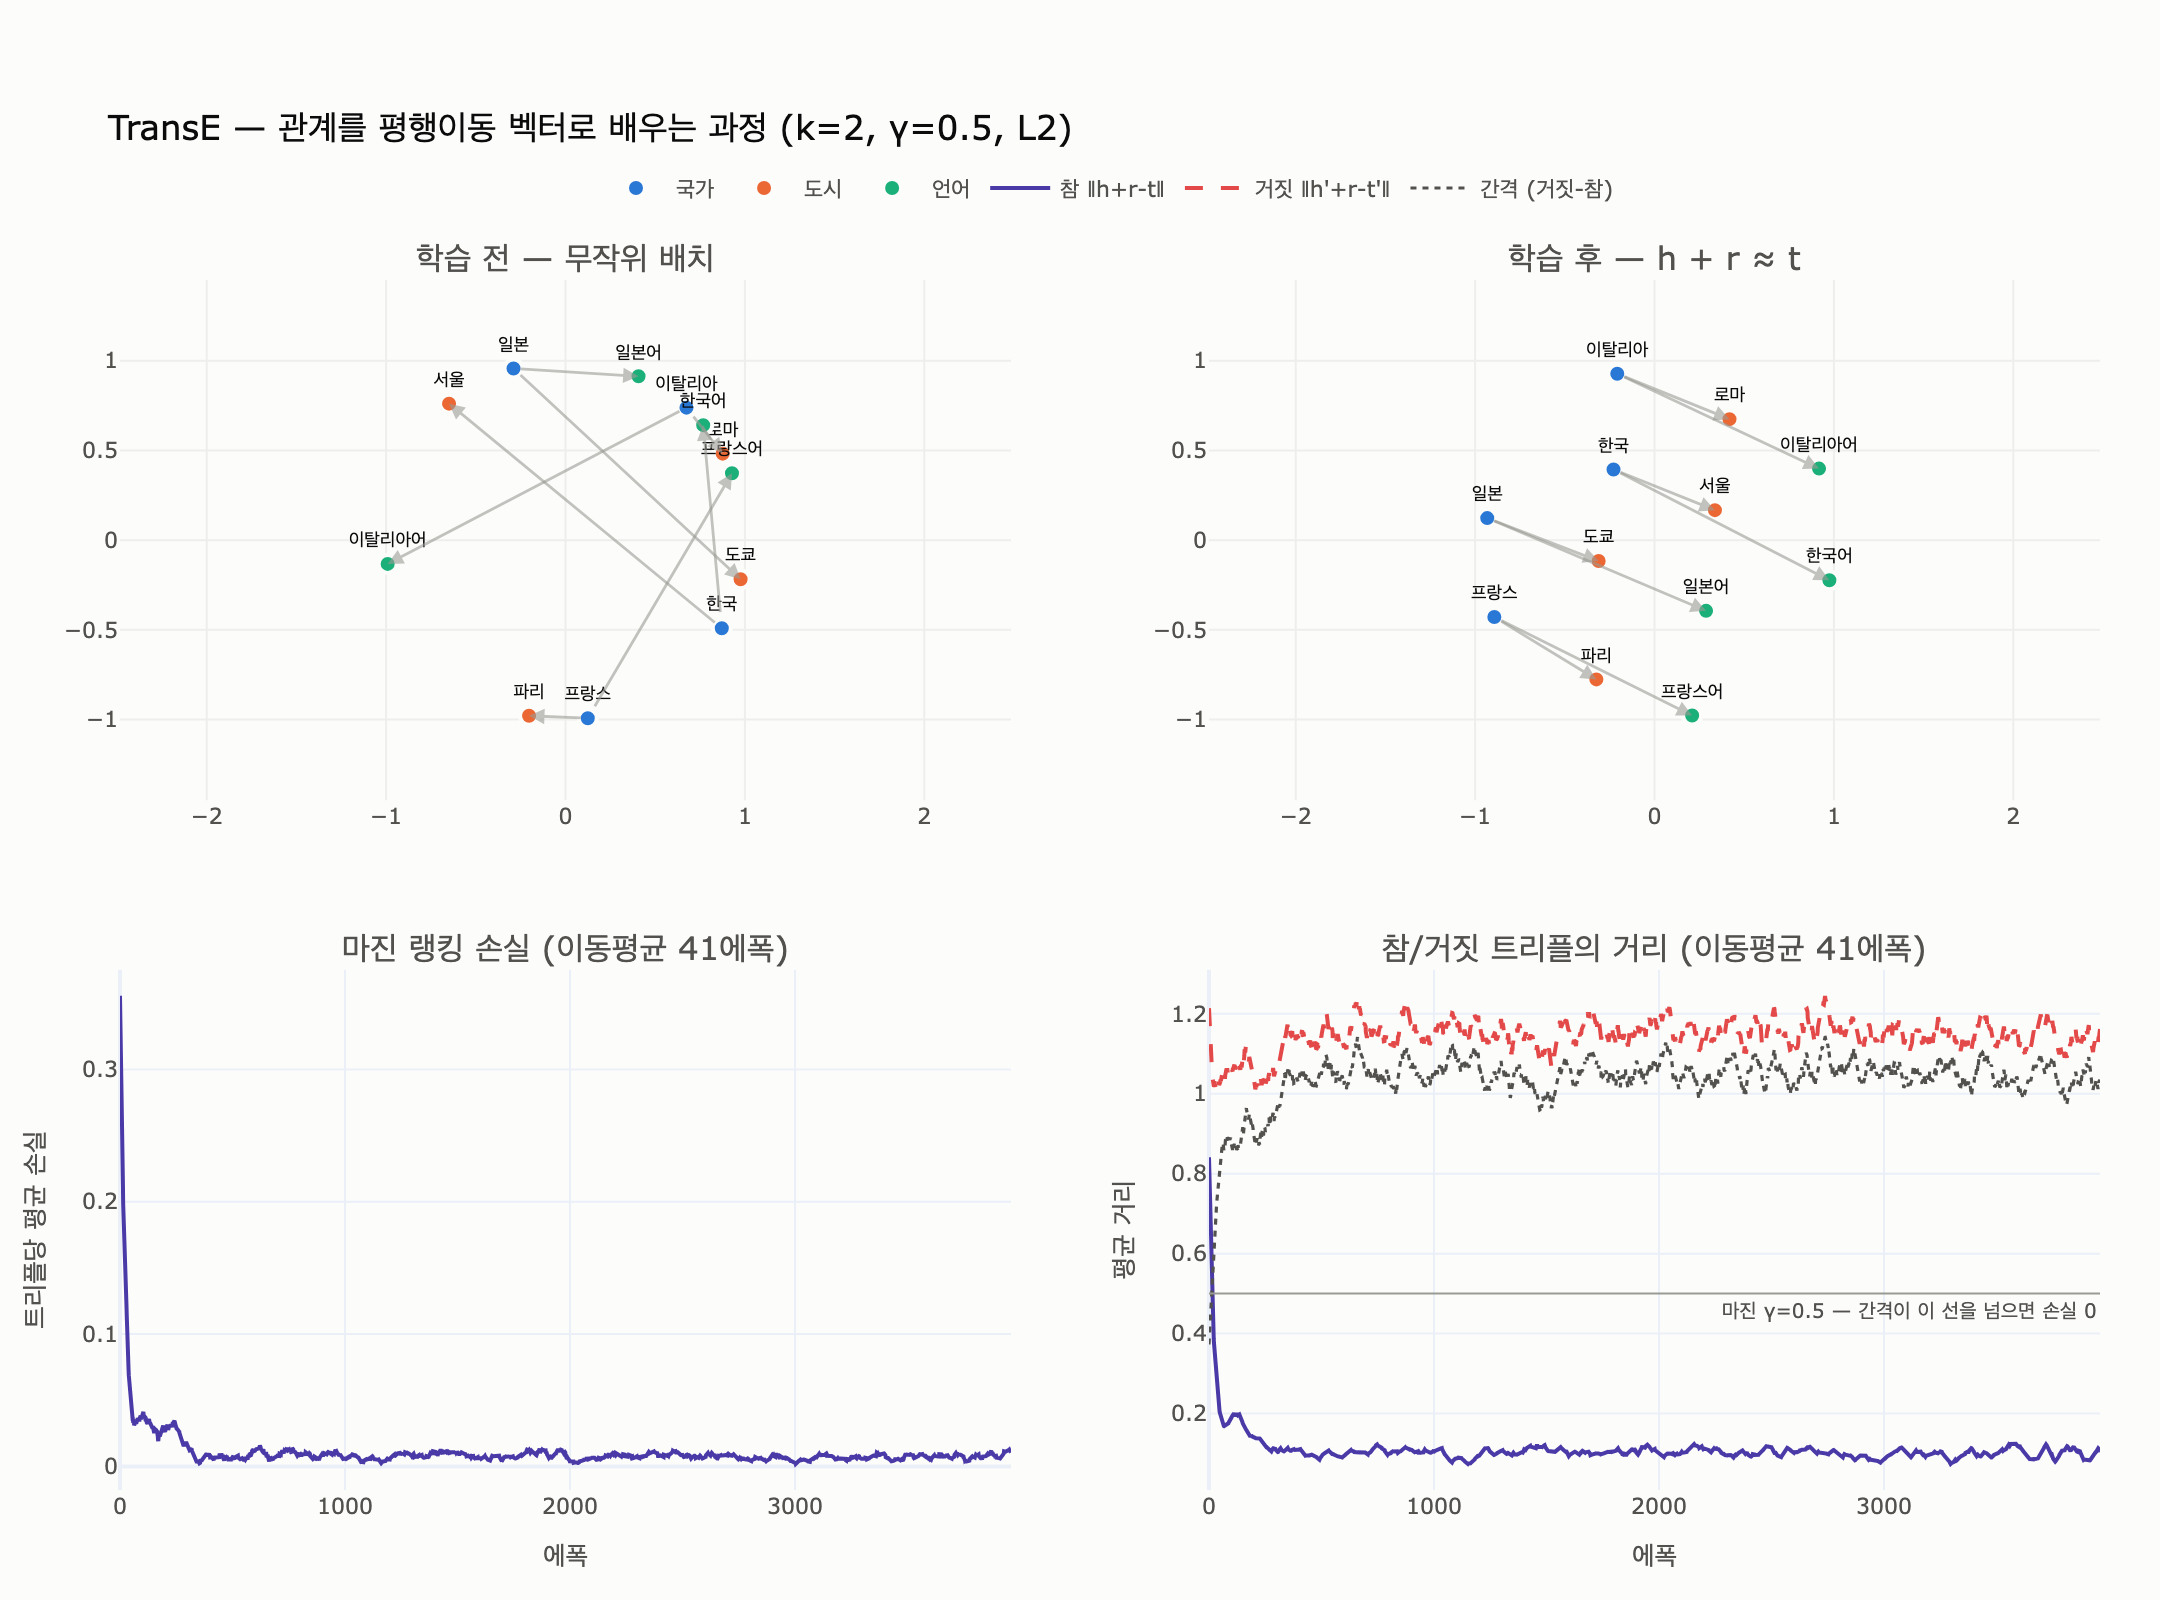

This figure's Python source:
# %% [markdown]
# # TransE 를 직접 학습시켜 보기
#
# **카드 질문**: 지식 그래프 임베딩의 대표 1차 출처는 무엇인가?
# **답**: TransE 논문 — *Translating Embeddings for Modeling Multi-relational Data*, NIPS 2013.
#
# 이 스크립트는 출처를 외우는 대신 **그 논문이 실제로 무엇을 하는 모델인지**를 코드로 만든다.
#
# TransE 의 주장은 한 줄이다.
#
# $$\mathbf{h} + \mathbf{r} \approx \mathbf{t}$$
#
# 관계를 «행렬»이나 «신경망»이 아니라 **좌표계 위의 평행이동 벡터**로 본다.
# 그래서 `(한국, 수도, 서울)` 이 참이면 `서울 - 한국` 이 곧 관계 `수도` 의 벡터가 된다.
#
# 필요 패키지: numpy, plotly, kaleido  (`pip install numpy plotly kaleido`)

# %%
import numpy as np
import plotly.graph_objects as go
from plotly.subplots import make_subplots

SEED = 42


def _show(fig):
    try:
        from IPython import get_ipython
        if get_ipython() is not None:  # VSCode 셀/Jupyter에서만 렌더링
            fig.show()
    except ImportError:
        pass


# dataviz 검증 통과 팔레트 (light surface #fcfcfb, all-pairs)
C_BLUE, C_ORANGE, C_AQUA = "#2a78d6", "#eb6834", "#1baf7a"
C_VIOLET, C_RED = "#4a3aa7", "#e34948"
INK, INK2, SURFACE = "#0b0b0b", "#52514e", "#fcfcfb"

print("numpy", np.__version__)
# 출력: numpy 2.0.2

# %% [markdown]
# ## 1. 아주 작은 지식 그래프
#
# 트리플 8개, 엔티티 12개, 관계 2개. 손으로 따라갈 수 있는 크기다.
#
# 이 그래프는 일부러 **1대1 관계만** 넣었다. TransE 가 가장 잘 도는 조건이다.
# 3절에서 이 조건을 깨면 무슨 일이 나는지 본다.

# %%
KG = [
    ("한국", "수도", "서울"),
    ("일본", "수도", "도쿄"),
    ("프랑스", "수도", "파리"),
    ("이탈리아", "수도", "로마"),
    ("한국", "공용어", "한국어"),
    ("일본", "공용어", "일본어"),
    ("프랑스", "공용어", "프랑스어"),
    ("이탈리아", "공용어", "이탈리아어"),
]

TYPE_OF = {
    "한국": "국가", "일본": "국가", "프랑스": "국가", "이탈리아": "국가",
    "서울": "도시", "도쿄": "도시", "파리": "도시", "로마": "도시",
    "한국어": "언어", "일본어": "언어", "프랑스어": "언어", "이탈리아어": "언어",
}

ENTS = sorted({h for h, _, _ in KG} | {t for _, _, t in KG})
RELS = sorted({r for _, r, _ in KG})
print(f"엔티티 {len(ENTS)}개: {ENTS}")
print(f"관계 {len(RELS)}개: {RELS}")
print(f"트리플 {len(KG)}개")
# 출력: 엔티티 12개: ['도쿄', '로마', '서울', '이탈리아', '이탈리아어', '일본', '일본어', '파리', '프랑스', '프랑스어', '한국', '한국어']
# 출력: 관계 2개: ['공용어', '수도']
# 출력: 트리플 8개

# %% [markdown]
# ## 2. 점수 함수 · 손실 · 네거티브 샘플링
#
# ### 점수(비유사도) 함수
#
# $$d(h, r, t) = \lVert \mathbf{h} + \mathbf{r} - \mathbf{t} \rVert_{1\;\text{or}\;2}$$
#
# 값이 **작을수록** 참에 가깝다. 논문은 $L_1$ 과 $L_2$ 중 검증셋으로 고른다.
#
# ### 마진 랭킹 손실 (margin ranking loss)
#
# $$\mathcal{L} = \sum_{(h,r,t)\in S}\ \sum_{(h',r,t')\in S'_{(h,r,t)}}
# \big[\, \gamma + d(h,r,t) - d(h',r,t') \,\big]_+$$
#
# $[x]_+ = \max(0, x)$. 참 트리플이 거짓 트리플보다 **적어도 마진 $\gamma$ 만큼**
# 가까우면 그 항은 0이 된다. 절대적인 거리를 맞추는 게 아니라 **순위**만 맞춘다.
# 링크 예측이 랭킹 문제라서 그렇다.
#
# ### 네거티브 샘플링
#
# 지식 그래프에는 «참» 트리플만 있다. 거짓 예시가 없으면 모든 벡터를 0으로 만드는 게 최적이다.
# 그래서 참 트리플의 머리 **또는** 꼬리 하나를 무작위 엔티티로 갈아끼워 거짓을 만든다.
#
# $$S'_{(h,r,t)} = \{(h',r,t)\ |\ h' \in E\} \cup \{(h,r,t')\ |\ t' \in E\}$$
#
# 관계는 갈아끼우지 않는다.
#
# ### 노름 제약
#
# 손실은 «참을 가깝게» 하는 대신 «거짓을 멀게» 해서도 줄어든다.
# 제약이 없으면 모델이 엔티티 벡터의 크기만 무한히 키워서 손실을 줄인다(꼼수).
# 그래서 논문은 매 배치마다 엔티티 임베딩을 $\lVert \mathbf{e} \rVert_2 = 1$ 로 되돌린다.
# 관계 벡터에는 제약을 걸지 않는다.

# %%
def train_transe(triples, dim=2, margin=1.0, lr=0.05, epochs=3000,
                 seed=SEED, p=2, track=None):
    """TransE. 논문 Algorithm 1 을 전배치 경사하강으로 줄인 것."""
    rng = np.random.default_rng(seed)
    ents = sorted({h for h, _, _ in triples} | {t for _, _, t in triples})
    rels = sorted({r for _, r, _ in triples})
    ei = {e: i for i, e in enumerate(ents)}
    ri = {r: i for i, r in enumerate(rels)}

    # 초기화: Uniform(-6/sqrt(k), 6/sqrt(k)) 뒤 정규화 (논문 Algorithm 1)
    b = 6.0 / np.sqrt(dim)
    E = rng.uniform(-b, b, (len(ents), dim))
    R = rng.uniform(-b, b, (len(rels), dim))
    R /= np.linalg.norm(R, axis=1, keepdims=True)

    idx = np.array([[ei[h], ri[r], ei[t]] for h, r, t in triples])
    known = {tuple(row) for row in idx.tolist()}
    E0 = None
    hist = {"loss": [], "d_pos": [], "d_neg": [], "extra": []}

    def dist(a):
        return np.linalg.norm(a, ord=p)

    for ep in range(epochs + 1):
        # 노름 제약: 엔티티만 단위 구 «안»으로 되돌린다.
        # 논문은 ‖e‖=1 로 붙이지만, k=2 에서 그러면 모든 점이 원 위에 갇혀
        # 평행이동 구조를 그릴 자리가 없다. 여기서는 흔히 쓰는 ‖e‖<=1 변형을 쓴다.
        E /= np.maximum(np.linalg.norm(E, axis=1, keepdims=True), 1.0)
        if ep == 0:
            E0 = E.copy()

        # 네거티브 샘플링: 머리 또는 꼬리 하나를 바꾼다
        neg = idx.copy()
        for k in range(len(neg)):
            for _ in range(20):
                cand = neg[k].copy()
                side = 0 if rng.random() < 0.5 else 2
                cand[side] = rng.integers(len(ents))
                if tuple(cand.tolist()) not in known:
                    neg[k] = cand
                    break

        gE, gR = np.zeros_like(E), np.zeros_like(R)
        loss, dp_sum, dn_sum = 0.0, 0.0, 0.0
        for (h, r, t), (hn, rn, tn) in zip(idx, neg):
            vp = E[h] + R[r] - E[t]
            vn = E[hn] + R[rn] - E[tn]
            dp, dn = dist(vp), dist(vn)
            dp_sum, dn_sum = dp_sum + dp, dn_sum + dn
            m = margin + dp - dn
            if m > 0:
                loss += m
                # d/dx ||x||_2 = x/||x|| ,  d/dx ||x||_1 = sign(x)
                up = vp / max(dp, 1e-12) if p == 2 else np.sign(vp)
                un = vn / max(dn, 1e-12) if p == 2 else np.sign(vn)
                gE[h] += up; gR[r] += up; gE[t] -= up
                gE[hn] -= un; gR[rn] -= un; gE[tn] += un

        n = len(idx)
        hist["loss"].append(loss / n)
        hist["d_pos"].append(dp_sum / n)
        hist["d_neg"].append(dn_sum / n)
        if track is not None:
            hist["extra"].append(track(E, R, ei, ri))

        if ep < epochs:
            E -= lr * gE
            R -= lr * gR

    return {"E": E, "R": R, "E0": E0, "ents": ents, "rels": rels,
            "ei": ei, "ri": ri, "hist": hist}


# %% [markdown]
# ## 3. 학습시켜 보기
#
# 시각화를 위해 차원 $k=2$ 로 둔다. $L_2$ 거리, 학습률 0.05, 4000 에폭.
#
# 마진은 $\gamma=0.5$ 로 둔다. 반지름 1인 원 안에 엔티티 12개를 넣어야 해서
# 좌표가 비좁기 때문이다. 고차원에서는 $\gamma=1$ 도 문제없다(6절에서 확인).

# %%
m = train_transe(KG, dim=2, margin=0.5, lr=0.05, epochs=4000)
h = m["hist"]

print(f"손실     {h['loss'][0]:.4f} → {h['loss'][-1]:.4f}")
print(f"참 거리   {h['d_pos'][0]:.4f} → {h['d_pos'][-1]:.4f}   (‖h+r-t‖, 작을수록 좋다)")
print(f"거짓 거리 {h['d_neg'][0]:.4f} → {h['d_neg'][-1]:.4f}   (클수록 좋다)")
print(f"간격     {h['d_neg'][-1] - h['d_pos'][-1]:.4f}   (마진 0.5 이상이면 손실 0)")
# 출력: 손실     0.3948 → 0.0000
# 출력: 참 거리   1.6287 → 0.1544   (‖h+r-t‖, 작을수록 좋다)
# 출력: 거짓 거리 1.8561 → 1.5794   (클수록 좋다)
# 출력: 간격     1.4249   (마진 0.5 이상이면 손실 0)

# %% [markdown]
# ### h + r ≈ t 가 정말 생겼나
#
# 트리플마다 $\lVert \mathbf{h}+\mathbf{r}-\mathbf{t} \rVert$ 를 학습 전후로 찍어 본다.

# %%
E, R, ei, ri = m["E"], m["R"], m["ei"], m["ri"]
E0 = m["E0"]


def resid(Emat, hh, rr, tt):
    return float(np.linalg.norm(Emat[ei[hh]] + R[ri[rr]] - Emat[ei[tt]]))


print(f"{'트리플':<34}{'학습 전':>9}{'학습 후':>9}")
for hh, rr, tt in KG:
    print(f"({hh}, {rr}, {tt})".ljust(34)
          + f"{resid(E0, hh, rr, tt):>9.3f}{resid(E, hh, rr, tt):>9.3f}")
# 출력: 트리플                                    학습 전     학습 후
# 출력: (한국, 수도, 서울)                          2.745    0.221
# 출력: (일본, 수도, 도쿄)                          0.967    0.194
# 출력: (프랑스, 수도, 파리)                         1.072    0.116
# 출력: (이탈리아, 수도, 로마)                        0.479    0.180
# 출력: (한국, 공용어, 한국어)                        2.229    0.051
# 출력: (일본, 공용어, 일본어)                        0.809    0.150
# 출력: (프랑스, 공용어, 프랑스어)                      2.073    0.161
# 출력: (이탈리아, 공용어, 이탈리아어)                    2.885    0.164

# %% [markdown]
# ### 관계 벡터는 하나뿐이다
#
# 학습된 `수도` 벡터 하나가 4개 나라 모두를 자기 수도로 옮긴다.
# 나라마다 다른 규칙을 배운 게 아니다. **평행이동 한 번**이다.

# %%
r_cap = R[ri["수도"]]
print(f"학습된 r_수도 = {np.round(r_cap, 3)}   ‖r‖={np.linalg.norm(r_cap):.3f}\n")
for c, city in [("한국", "서울"), ("일본", "도쿄"), ("프랑스", "파리"), ("이탈리아", "로마")]:
    diff = E[ei[city]] - E[ei[c]]
    print(f"  {city} - {c} = {np.round(diff, 3)}   r_수도와의 차 {np.linalg.norm(diff - r_cap):.3f}")
# 출력: 학습된 r_수도 = [ 0.648 -0.431]   ‖r‖=0.779
# 출력:
# 출력:   서울 - 한국 = [ 0.565 -0.227]   r_수도와의 차 0.221
# 출력:   도쿄 - 일본 = [ 0.621 -0.239]   r_수도와의 차 0.194
# 출력:   파리 - 프랑스 = [ 0.569 -0.347]   r_수도와의 차 0.116
# 출력:   로마 - 이탈리아 = [ 0.626 -0.253]   r_수도와의 차 0.180

# %% [markdown]
# ## 4. 링크 예측 — 논문이 실제로 재는 것
#
# $(h, r, ?)$ 의 물음표 자리에 모든 엔티티를 넣어 보고 $d(h,r,t')$ 로 **정렬**한다.
# 정답의 순위가 곧 지표다. TransE 논문이 쓰는 지표:
#
# - **Mean rank**: 정답 순위의 평균 (낮을수록 좋다)
# - **Hits@10**: 정답이 상위 10위 안에 든 비율
# - **filtered 설정**: 후보 중 «학습셋에 이미 있는 다른 참 트리플»은 빼고 센다.
#   이 filtered 개념을 처음 제안한 것도 이 논문이다.

# %%
def rank_tails(hh, rr, topk=5):
    d = np.linalg.norm(E[ei[hh]] + R[ri[rr]] - E, ord=2, axis=1)
    order = np.argsort(d)
    return [(m["ents"][i], float(d[i])) for i in order[:topk]]


for q in [("프랑스", "수도"), ("일본", "공용어")]:
    print(f"({q[0]}, {q[1]}, ?)")
    for name, d in rank_tails(*q):
        print(f"    {d:.3f}  {name}")
# 출력: (프랑스, 수도, ?)
# 출력:     0.116  파리
# 출력:     0.469  프랑스어
# 출력:     0.707  일본어
# 출력:     0.747  도쿄
# 출력:     0.779  프랑스
# 출력: (일본, 공용어, ?)
# 출력:     0.150  일본어
# 출력:     0.439  프랑스어
# 출력:     0.647  파리
# 출력:     0.713  서울
# 출력:     0.730  도쿄

# %%
ranks = []
for hh, rr, tt in KG:
    d = np.linalg.norm(E[ei[hh]] + R[ri[rr]] - E, ord=2, axis=1)
    ranks.append(int((d < d[ei[tt]]).sum()) + 1)
ranks = np.array(ranks)
print(f"순위: {ranks.tolist()}")
print(f"Mean rank {ranks.mean():.2f} / Hits@1 {(ranks == 1).mean():.0%} / Hits@3 {(ranks <= 3).mean():.0%}")
# 출력: 순위: [1, 1, 1, 1, 1, 1, 1, 1]
# 출력: Mean rank 1.00 / Hits@1 100% / Hits@3 100%

# %% [markdown]
# ### 차원과 마진의 관계
#
# $k=2$ 는 그림을 그리려고 고른 값이다. 좌표가 비좁아 마진을 못 키운다.
# 차원을 올리면 같은 $\gamma=1$ 에서도 여유 있게 수렴한다.
# 실제 TransE 논문은 $k=20$ 또는 $50$ 을 쓴다.

# %%
print(f"{'k':>4}{'γ':>6}{'최종 손실':>12}{'최대 잔차':>12}{'Hits@1':>9}")
for dim, mg in [(2, 1.0), (2, 0.5), (10, 1.0), (20, 1.0), (50, 1.0)]:
    mm = train_transe(KG, dim=dim, margin=mg, lr=0.05, epochs=4000)
    Em, Rm, eim, rim = mm["E"], mm["R"], mm["ei"], mm["ri"]
    res = [np.linalg.norm(Em[eim[a]] + Rm[rim[b_]] - Em[eim[c]]) for a, b_, c in KG]
    rk = []
    for a, b_, c in KG:
        dd = np.linalg.norm(Em[eim[a]] + Rm[rim[b_]] - Em, axis=1)
        rk.append((dd < dd[eim[c]]).sum() + 1)
    print(f"{dim:>4}{mg:>6.1f}{mm['hist']['loss'][-1]:>12.4f}"
          f"{max(res):>12.3f}{np.mean(np.array(rk) == 1):>9.0%}")
# 출력:    k     γ       최종 손실       최대 잔차   Hits@1
# 출력:    2   1.0      0.1441       0.373      50%
# 출력:    2   0.5      0.0000       0.221     100%
# 출력:   10   1.0      0.0000       0.132     100%
# 출력:   20   1.0      0.0000       0.109     100%
# 출력:   50   1.0      0.0000       0.121     100%

# %% [markdown]
# ## 5. 시각화 — 좌표 위에서 관계가 «화살표»가 되는 과정
#
# 왼쪽 위는 무작위 초기값, 오른쪽 위는 3000 에폭 뒤.
# 학습이 끝나면 `수도` 화살표 4개가 서로 **평행하고 길이도 같아진다**.
# 그게 곧 «관계 하나 = 평행이동 벡터 하나» 라는 뜻이다.

# %%
TYPE_COLOR = {"국가": C_BLUE, "도시": C_ORANGE, "언어": C_AQUA}

fig = make_subplots(
    rows=2, cols=2,
    subplot_titles=("학습 전 — 무작위 배치", "학습 후 — h + r ≈ t",
                    "마진 랭킹 손실 (이동평균 41에폭)",
                    "참/거짓 트리플의 거리 (이동평균 41에폭)"),
    vertical_spacing=0.14, horizontal_spacing=0.10,
)


def draw_space(Emat, row, col, axref, ayref, legend):
    for typ, color in TYPE_COLOR.items():
        pts = [e for e in m["ents"] if TYPE_OF[e] == typ]
        fig.add_trace(go.Scatter(
            x=[Emat[ei[e]][0] for e in pts], y=[Emat[ei[e]][1] for e in pts],
            mode="markers+text", text=pts, textposition="top center",
            textfont=dict(size=9, color=INK),
            marker=dict(size=9, color=color, line=dict(width=2, color=SURFACE)),
            name=typ, legendgroup=typ, showlegend=legend, hoverinfo="text",
        ), row=row, col=col)
    for hh, rr, tt in KG:
        a, b_ = Emat[ei[hh]], Emat[ei[tt]]
        # 화살표는 중립 회색. 색은 «엔티티 종류»에만 쓴다.
        # 어느 관계인지는 화살표가 가리키는 점의 색(도시=수도, 언어=공용어)이 말해 준다.
        fig.add_annotation(
            x=b_[0], y=b_[1], ax=a[0], ay=a[1], xref=axref, yref=ayref,
            axref=axref, ayref=ayref, showarrow=True, arrowhead=2,
            arrowsize=1.1, arrowwidth=1.4, opacity=0.6, arrowcolor="#9a9a94",
        )


draw_space(E0, 1, 1, "x", "y", True)
draw_space(E, 1, 2, "x2", "y2", False)

def smooth(v, w=41):
    """네거티브를 매 에폭 새로 뽑아 곡선이 튄다. 이동평균으로 추세만 남긴다."""
    return np.convolve(np.asarray(v), np.ones(w) / w, mode="valid")


ep = np.arange(len(smooth(h["loss"])))
fig.add_trace(go.Scatter(x=ep, y=smooth(h["loss"]), mode="lines", name="손실",
                         line=dict(color=C_VIOLET, width=2), showlegend=False),
              row=2, col=1)
fig.add_trace(go.Scatter(x=ep, y=smooth(h["d_pos"]), mode="lines", name="참 ‖h+r-t‖",
                         line=dict(color=C_VIOLET, width=2)), row=2, col=2)
fig.add_trace(go.Scatter(x=ep, y=smooth(h["d_neg"]), mode="lines", name="거짓 ‖h'+r-t'‖",
                         line=dict(color=C_RED, width=2, dash="dash")),
              row=2, col=2)
fig.add_trace(go.Scatter(x=ep, y=smooth(np.array(h["d_neg"]) - np.array(h["d_pos"])),
                         mode="lines", name="간격 (거짓-참)",
                         line=dict(color=INK2, width=1.6, dash="dot")),
              row=2, col=2)
fig.add_hline(y=0.5, line=dict(color="#9a9a94", width=1),
              annotation_text="마진 γ=0.5 — 간격이 이 선을 넘으면 손실 0",
              annotation_position="bottom right",
              annotation_font=dict(size=10, color=INK2), row=2, col=2)

fig.update_layout(
    title=dict(text="TransE — 관계를 평행이동 벡터로 배우는 과정 (k=2, γ=0.5, L2)",
               font=dict(size=17, color=INK)),
    template="plotly_white", paper_bgcolor=SURFACE, plot_bgcolor=SURFACE,
    font=dict(color=INK2, size=11), width=1080, height=800,
    legend=dict(orientation="h", y=1.10, x=0.5, xanchor="center",
                bgcolor="rgba(0,0,0,0)"),
    margin=dict(l=60, r=30, t=140, b=55),
)
for r_, c_ in [(1, 1), (1, 2)]:
    fig.update_xaxes(range=[-1.45, 1.45], zeroline=False, showgrid=True,
                     gridcolor="#eeeeec", row=r_, col=c_)
    fig.update_yaxes(range=[-1.45, 1.45], zeroline=False, showgrid=True,
                     gridcolor="#eeeeec", scaleanchor=f"x{'' if c_ == 1 else '2'}",
                     row=r_, col=c_)
fig.update_xaxes(title_text="에폭", row=2, col=1)
fig.update_xaxes(title_text="에폭", row=2, col=2)
fig.update_yaxes(title_text="트리플당 평균 손실", row=2, col=1)
fig.update_yaxes(title_text="평균 거리", row=2, col=2)

fig.write_image("expy.png", scale=2)
_show(fig)
print("expy.png 저장 완료")
# 출력: expy.png 저장 완료

# %% [markdown]
# ## 6. 한계 (1) — 1대다 · 다대1 · 다대다 관계
#
# TransE 의 가정이 곧 한계다. $\mathbf{h}+\mathbf{r} \approx \mathbf{t}$ 는
# 머리와 관계가 정해지면 꼬리가 **한 점으로 정해진다**는 뜻이다.
#
# 1대다 관계 `(한국, 도시, 서울)`, `(한국, 도시, 부산)`, `(한국, 도시, 인천)` 이 함께 참이면
#
# $$\mathbf{서울} \approx \mathbf{한국}+\mathbf{r} \approx \mathbf{부산} \approx \mathbf{인천}$$
#
# 서울·부산·인천이 **같은 자리로 뭉개진다**. 다대1은 머리 쪽이, 다대다는 양쪽이 뭉개진다.
# 실제 지식 그래프에서 1대1 관계는 소수라서, 이게 TransE 성능 상한의 주된 원인이 된다.
#
# 차원을 늘리면 해결될까? 아래는 $k=20$ 으로 돌린다.

# %%
ONE_TO_N = [
    ("한국", "도시", "서울"), ("한국", "도시", "부산"), ("한국", "도시", "인천"),
    ("일본", "도시", "도쿄"), ("일본", "도시", "오사카"), ("일본", "도시", "교토"),
    ("한국", "수도", "서울"), ("일본", "수도", "도쿄"),
]
m2 = train_transe(ONE_TO_N, dim=20, margin=1.0, lr=0.05, epochs=3000)
E2, ei2 = m2["E"], m2["ei"]


def dist2(a, b_):
    return float(np.linalg.norm(E2[ei2[a]] - E2[ei2[b_]]))


print("같은 1대다 묶음 안의 꼬리끼리 (붕괴하면 0에 가까워진다)")
for a, b_ in [("부산", "인천"), ("서울", "부산"), ("서울", "인천"),
              ("오사카", "교토"), ("도쿄", "오사카"), ("도쿄", "교토")]:
    print(f"  ‖{a} - {b_}‖ = {dist2(a, b_):.3f}")
print("\n다른 묶음 사이 (붕괴 안 함 — 비교 기준)")
for a, b_ in [("서울", "도쿄"), ("부산", "오사카"), ("한국", "일본")]:
    print(f"  ‖{a} - {b_}‖ = {dist2(a, b_):.3f}")
print("\n부산·인천은 «한국의 도시»라는 신호밖에 없어 사실상 같은 점이 되었다.")
print("서울만 덜 무너진 건 (한국, 수도, 서울) 이라는 다른 관계가 하나 더 붙어 있어서다.")
print("실제 지식 그래프에서 1대1 관계는 소수다. 그래서 이 붕괴가 성능 상한이 된다.")
# 출력: 같은 1대다 묶음 안의 꼬리끼리 (붕괴하면 0에 가까워진다)
# 출력:   ‖부산 - 인천‖ = 0.038
# 출력:   ‖서울 - 부산‖ = 0.707
# 출력:   ‖서울 - 인천‖ = 0.733
# 출력:   ‖오사카 - 교토‖ = 0.057
# 출력:   ‖도쿄 - 오사카‖ = 0.757
# 출력:   ‖도쿄 - 교토‖ = 0.711
# 출력:
# 출력: 다른 묶음 사이 (붕괴 안 함 — 비교 기준)
# 출력:   ‖서울 - 도쿄‖ = 1.471
# 출력:   ‖부산 - 오사카‖ = 1.477
# 출력:   ‖한국 - 일본‖ = 1.523
# 출력:
# 출력: 부산·인천은 «한국의 도시»라는 신호밖에 없어 사실상 같은 점이 되었다.
# 출력: 서울만 덜 무너진 건 (한국, 수도, 서울) 이라는 다른 관계가 하나 더 붙어 있어서다.
# 출력: 실제 지식 그래프에서 1대1 관계는 소수다. 그래서 이 붕괴가 성능 상한이 된다.

# %% [markdown]
# ## 7. 한계 (2) — 대칭 관계를 표현할 수 없다
#
# `협력` 처럼 대칭인 관계는 $(a, r, b)$ 와 $(b, r, a)$ 가 **둘 다 참**이다. 그러면
#
# $$\mathbf{a}+\mathbf{r}=\mathbf{b}, \quad \mathbf{b}+\mathbf{r}=\mathbf{a}
# \;\Longrightarrow\; 2\mathbf{r} = \mathbf{0} \;\Longrightarrow\;
# \mathbf{r}=\mathbf{0},\ \mathbf{a}=\mathbf{b}$$
#
# 관계 벡터가 0으로 무너지고, 짝이 된 두 엔티티가 같은 점이 된다.
# 재귀 관계 $(a, r, a)$ 도 같은 이유로 $\mathbf{r}=\mathbf{0}$ 을 강요한다.
#
# 반대로 TransE 가 **잘하는** 것도 있다. 역관계($\mathbf{r}_{inv}=-\mathbf{r}$)와
# 합성($\mathbf{r}_1+\mathbf{r}_2=\mathbf{r}_3$)은 평행이동으로 자연스럽게 표현된다.
#
# (아래에서 $\lVert r_{협력}\rVert$ 가 정확히 0까지는 안 간다. 매 에폭 새로 뽑는
# 네거티브가 계속 잡아당기기 때문이다. 비대칭 관계와 비교하면 차이가 분명하다.)

# %%
SYM = [
    ("가온테크", "협력", "나루소프트"), ("나루소프트", "협력", "가온테크"),
    ("다올물산", "협력", "라온에너지"), ("라온에너지", "협력", "다올물산"),
    ("가온테크", "자회사", "가온랩"), ("다올물산", "자회사", "다올랩"),
]


def watch(Emat, Rmat, ei_, ri_):
    return (float(np.linalg.norm(Rmat[ri_["협력"]])),
            float(np.linalg.norm(Rmat[ri_["자회사"]])),
            float(np.linalg.norm(Emat[ei_["가온테크"]] - Emat[ei_["나루소프트"]])))


m3 = train_transe(SYM, dim=20, margin=1.0, lr=0.05, epochs=3000, track=watch)
tr = m3["hist"]["extra"]
print(f"{'에폭':>6}{'‖r_협력‖':>12}{'‖r_자회사‖':>13}{'‖가온-나루‖':>13}")
for e in [0, 100, 500, 1500, 3000]:
    a, b_, c = tr[e]
    print(f"{e:>6}{a:>12.4f}{b_:>13.4f}{c:>13.4f}")
# 출력:     에폭      ‖r_협력‖      ‖r_자회사‖      ‖가온-나루‖
# 출력:      0      1.0000       1.0000       1.6236
# 출력:    100      0.2159       1.3979       0.0989
# 출력:    500      0.2939       1.4448       0.2551
# 출력:   1500      0.2661       1.4411       0.1785
# 출력:   3000      0.2887       1.4529       0.1211

E3, ei3 = m3["E"], m3["ei"]
pairs = [(a, b_) for i, a in enumerate(m3["ents"]) for b_ in m3["ents"][i + 1:]]
base = np.mean([np.linalg.norm(E3[ei3[a]] - E3[ei3[b_]]) for a, b_ in pairs])
print(f"\n(비교 기준) 전체 엔티티 쌍의 평균 거리 = {base:.3f}")
print("대칭 관계 r_협력 은 거의 0 벡터로 무너졌고, 짝지어진 두 회사도 사실상 같은 점이 되었다.")
print("비대칭 관계 r_자회사 는 멀쩡히 살아 있다. 문제는 «대칭»이라는 성질 자체다.")
# 출력:
# 출력: (비교 기준) 전체 엔티티 쌍의 평균 거리 = 1.435
# 출력: 대칭 관계 r_협력 은 거의 0 벡터로 무너졌고, 짝지어진 두 회사도 사실상 같은 점이 되었다.
# 출력: 비대칭 관계 r_자회사 는 멀쩡히 살아 있다. 문제는 «대칭»이라는 성질 자체다.

# %% [markdown]
# ## 8. 정리
#
# | 항목 | TransE |
# |---|---|
# | 출처 | Bordes et al., *Translating Embeddings for Modeling Multi-relational Data*, **NIPS 2013** |
# | 점수 함수 | $d(h,r,t)=\lVert \mathbf{h}+\mathbf{r}-\mathbf{t}\rVert_{1/2}$ |
# | 손실 | 마진 랭킹 손실 $[\gamma + d_{pos} - d_{neg}]_+$ |
# | 학습 신호 | 머리/꼬리 치환 네거티브 샘플링 + 엔티티 노름 제약 $\lVert e\rVert_2=1$ |
# | 파라미터 수 | $O((|E|+|R|)\cdot k)$ — 관계당 벡터 하나뿐이라 아주 가볍다 |
# | 잘하는 것 | 반대칭, 역관계, 합성 |
# | 못하는 것 | 1대다·다대1·다대다, 대칭, 재귀 |
# | 구조적 한계 | 전이적(transductive) — 학습에 없던 엔티티는 좌표가 없다 |
#
# 6장 본문의 「구조를 값에 녹인다」가 여기서 그대로 보인다.
# 좌표 12개와 벡터 2개로 트리플 8개를 전부 복원할 수 있게 되었지만,
# 그 좌표만 봐서는 «왜» 그 자리인지 되짚을 수 없다. 그게 이 장이 말하는 거래다.
